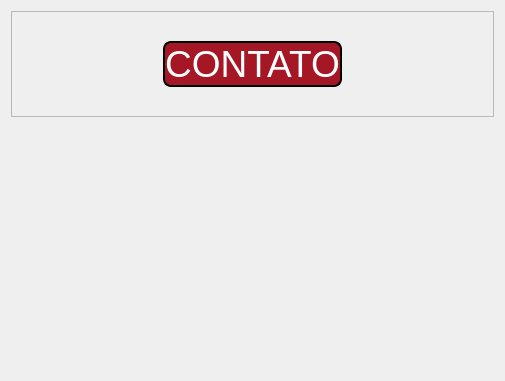
      <widget class="QWidget" name="Contato">
       <layout class="QVBoxLayout" name="verticalLayout_23">
        <item>
         <layout class="QVBoxLayout" name="verticalLayout_13">
          <item>
           <widget class="QFrame" name="frame_6">
            <property name="frameShape">
             <enum>QFrame::StyledPanel</enum>
            </property>
            <property name="frameShadow">
             <enum>QFrame::Raised</enum>
            </property>
            <layout class="QHBoxLayout" name="horizontalLayout_12">
             <item>
              <layout class="QHBoxLayout" name="horizontalLayout_11">
               <item>
                <widget class="QLabel" name="label_11">
                 <property name="text">
                  <string/>
                 </property>
                </widget>
               </item>
               <item>
                <layout class="QVBoxLayout" name="verticalLayout_14">
                 <item>
                  <widget class="QLabel" name="label_10">
                   <property name="text">
                    <string/>
                   </property>
                  </widget>
                 </item>
                 <item>
                  <widget class="QLabel" name="label_9">
                   <property name="font">
                    <font>
                     <pointsize>28</pointsize>
                    </font>
                   </property>
                   <property name="styleSheet">
                    <string notr="true">background-color: rgb(166, 23, 38);
border-radius: 8px;
color: rgb(255, 255, 255);
border-width: 2px;
border-color: black;
border-style: solid;
display: inline-block;</string>
                   </property>
                   <property name="text">
                    <string>CONTATO</string>
                   </property>
                   <property name="alignment">
                    <set>Qt::AlignCenter</set>
                   </property>
                  </widget>
                 </item>
                 <item>
                  <widget class="QLabel" name="label_13">
                   <property name="text">
                    <string/>
                   </property>
                  </widget>
                 </item>
                </layout>
               </item>
               <item>
                <widget class="QLabel" name="label_12">
                 <property name="text">
                  <string/>
                 </property>
                </widget>
               </item>
              </layout>
             </item>
            </layout>
           </widget>
          </item>
          <item>
           <layout class="QHBoxLayout" name="horizontalLayout_10">
            <item>
             <widget class="QFrame" name="frame_7">
              <property name="frameShape">
               <enum>QFrame::StyledPanel</enum>
              </property>
              <property name="frameShadow">
               <enum>QFrame::Raised</enum>
              </property>
             </widget>
            </item>
            <item>
             <widget class="QLabel" name="label_6">
              <property name="minimumSize">
               <size>
                <width>471</width>
                <height>241</height>
               </size>
              </property>
              <property name="maximumSize">
               <size>
                <width>471</width>
                <height>241</height>
               </size>
              </property>
              <property name="sizeIncrement">
               <size>
                <width>0</width>
                <height>0</height>
               </size>
              </property>
              <property name="baseSize">
               <size>
                <width>271</width>
                <height>471</height>
               </size>
              </property>
              <property name="text">
               <string/>
              </property>
              <property name="pixmap">
               <pixmap>CONTATO_LOJA.jpeg</pixmap>
              </property>
              <property name="scaledContents">
               <bool>true</bool>
              </property>
             </widget>
            </item>
            <item>
             <widget class="QFrame" name="frame_8">
              <property name="frameShape">
               <enum>QFrame::StyledPanel</enum>
              </property>
              <property name="frameShadow">
               <enum>QFrame::Raised</enum>
              </property>
             </widget>
            </item>
           </layout>
          </item>
          <item>
           <widget class="QFrame" name="frame_9">
            <property name="frameShape">
             <enum>QFrame::StyledPanel</enum>
            </property>
            <property name="frameShadow">
             <enum>QFrame::Raised</enum>
            </property>
           </widget>
          </item>
         </layout>
        </item>
       </layout>
      </widget>
